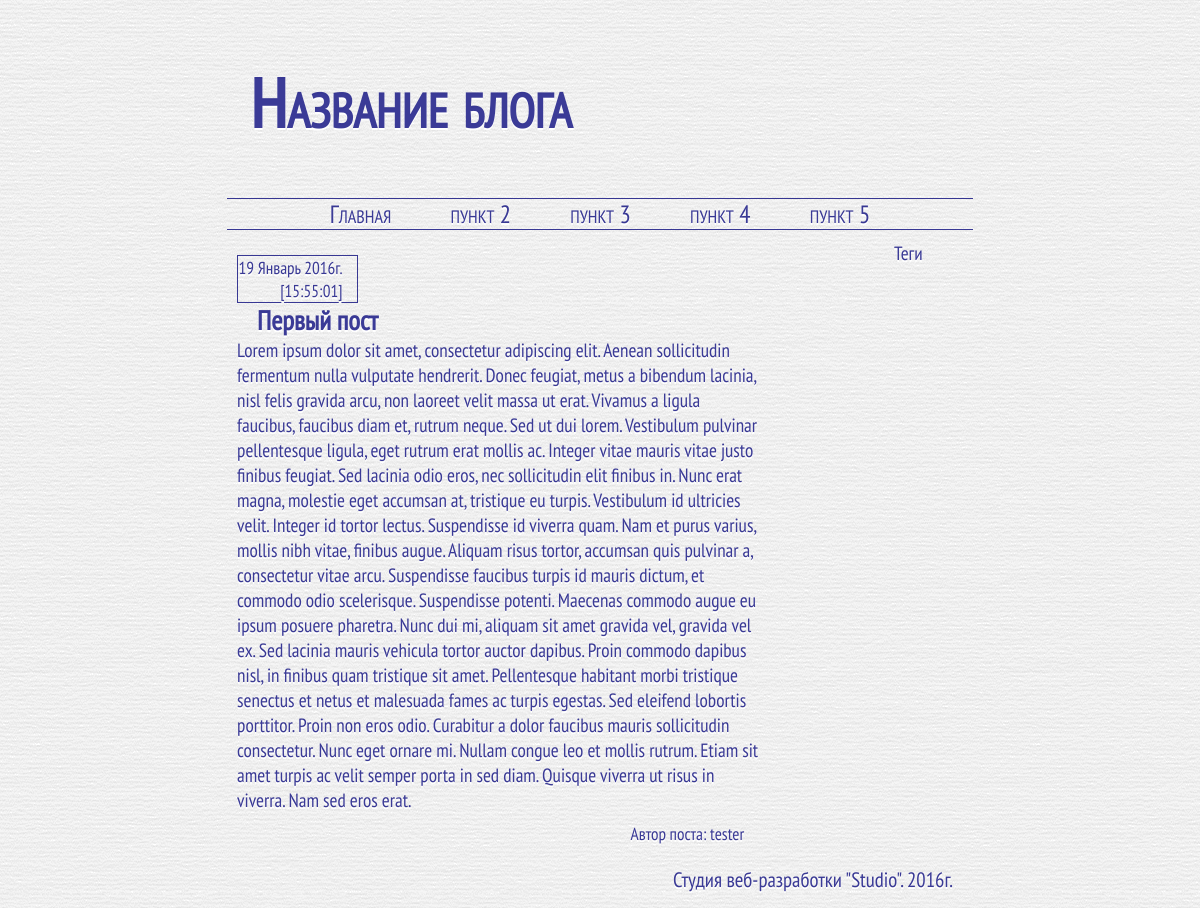
/, run on an earlier commit of the app's database.
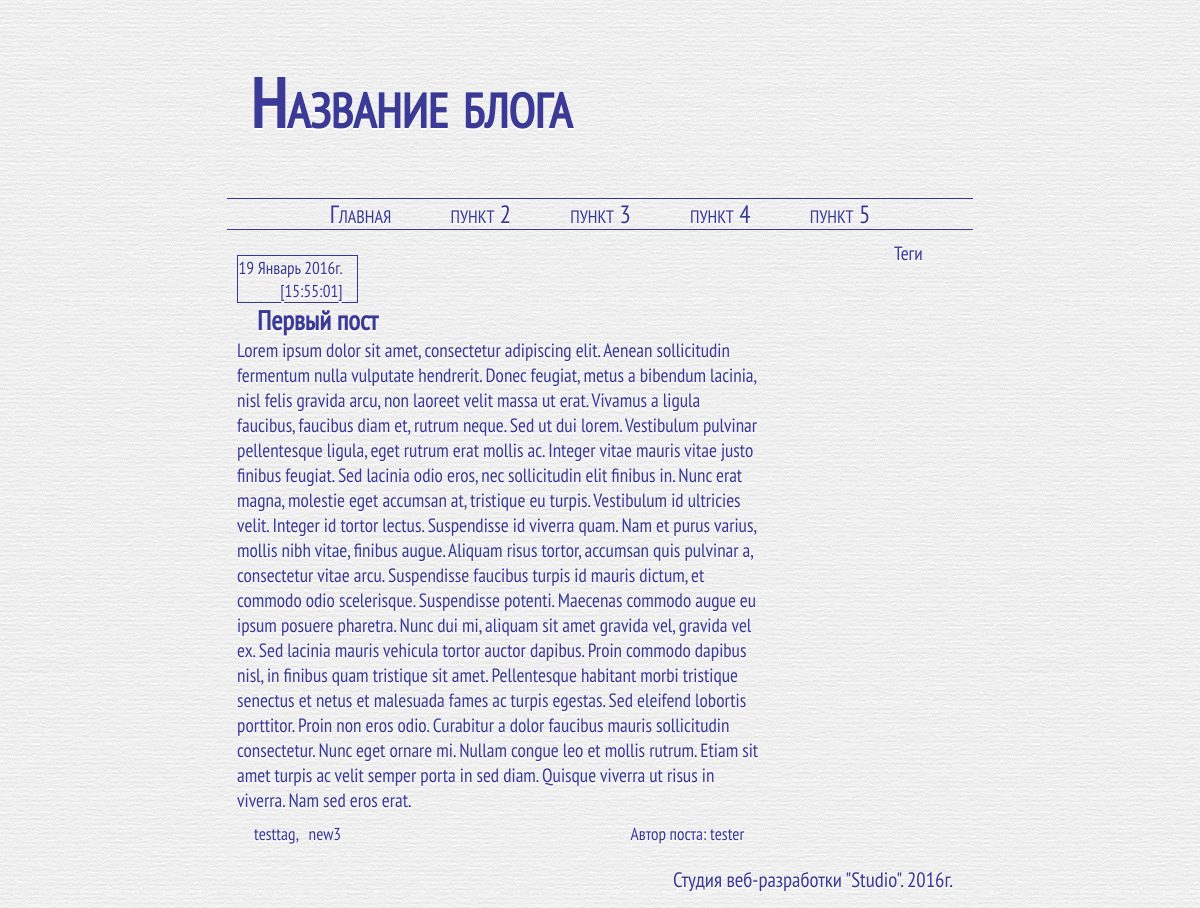
And on a later commit of the database.
### post/models.py (models this page shows)
class Post(models.Model):
    class Meta():
        verbose_name = 'Посты'
        verbose_name_plural = 'Посты'
    post_title = models.CharField(max_length = 200, verbose_name='Название поста', unique=True)
    post_text = models.TextField(verbose_name='Текст поста')
    post_date = models.DateTimeField(verbose_name='Дата и время написания поста', auto_now_add=True)
    post_author = models.CharField(max_length = 25, verbose_name='Автор поста')
    post_tags = models.ManyToManyField(Tag, verbose_name='Теги')

class Tag(models.Model):
    class Meta():
        verbose_name = 'Теги'
        verbose_name_plural = 'Теги'
    tag = models.CharField(max_length = 15, verbose_name='Тег', unique=True)

### post/views.py (the view)
# urls.py: url(r'^$', list_posts),
def list_posts(request):
    listofposts = Post.objects.all()
    return render_to_response('paper/index.html', {'listofposts': listofposts})

### template/paper/index.html (shortened to what this page needs)
{% load staticfiles %}
<!DOCTYPE html>
<html lang="en">
<head>
    <link rel="stylesheet" href="{% static 'css/style.css' %}" type="text/css">
</head>
<body>
    <div class='blog'>
     <div class='title'>Название блога</div>
     <div class='menu'>
        <ul class="listmenu">
         <a href='/'><li>Главная</li></a>
         <a href='#'><li>пункт 2</li></a>
         <a href='#'><li>пункт 3</li></a>
         <a href='#'><li>пункт 4</li></a>
         <a href='#'><li>пункт 5</li></a>
        </ul>
     </div>
     <div class="content">
        {% for recpost in listofposts %}
        <div class="post">
           <div class="postdate">{{recpost.post_date|date:'d F Yг. [H:i:s]'}}</div>
           <div class="posttitle">{{recpost.post_title}}</div>
           <div class="posttext">{{recpost.post_text}}</div>
           <div class="posttags">
              <ul>
                {% for name in recpost.post_tags.all %}
                     <li><a href="/post/{{name.tag}}">{{name.tag}}</a>{% if not forloop.last %} ,  {% endif %}</li>
                {% endfor %}
              </ul>
           </div>
           <div class="postauthor">Автор поста: {{recpost.post_author}}</div>
        </div>
        {% endfor %}
      <div class='tags'>Теги</div>
     </div>
     <div class='footer'>Студия веб-разработки "Studio". 2016г.</div>
   </div>
</body>
</html>

What changed in the data, as far as the page shows it:
changed Post "Первый пост": gains Tag (tag "testtag")
added Tag: tag "new3"
